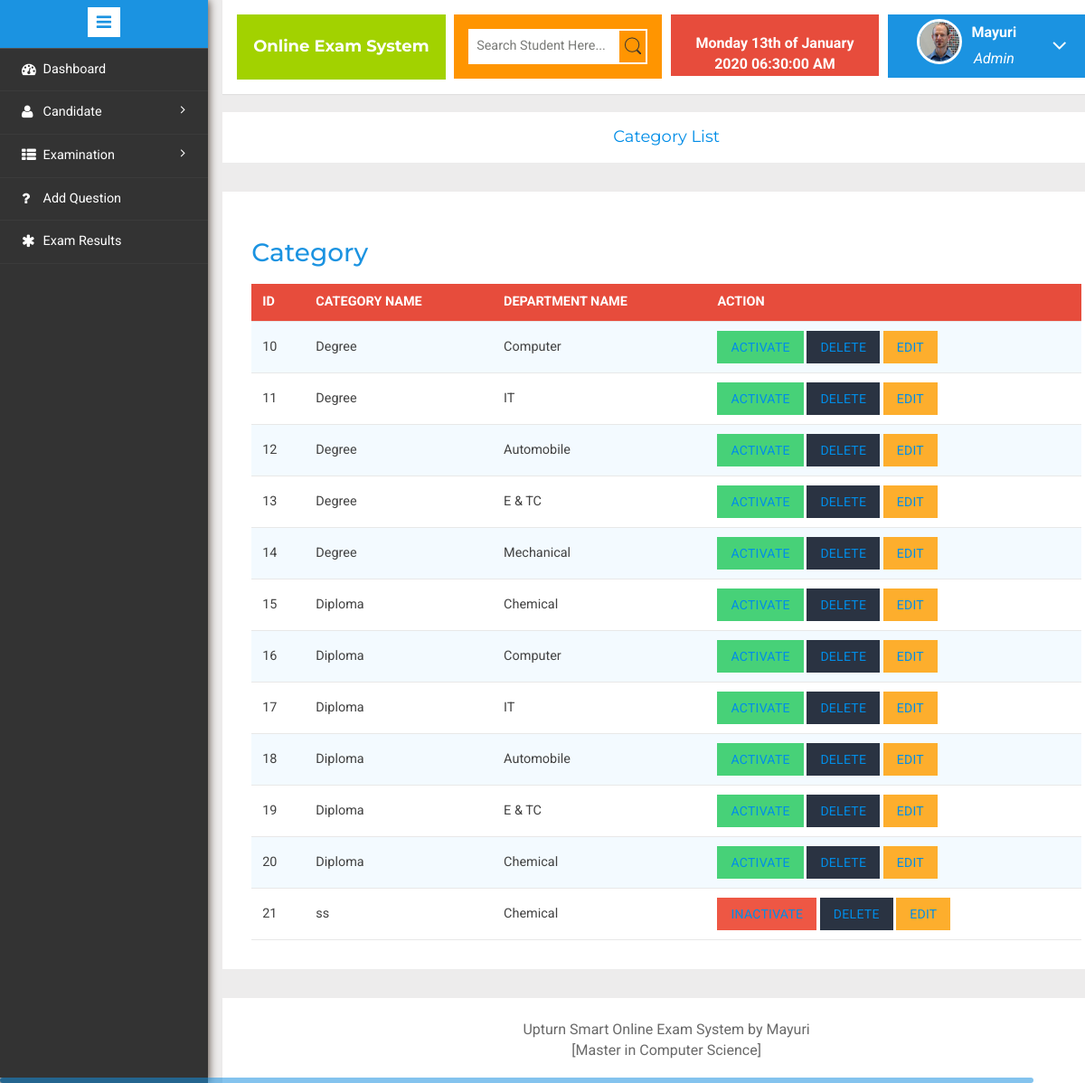
Page /upturn_examination/admin/categorylist.php (signed in) on the committed database.
### tables this page shows
CREATE TABLE `usertbl` (
  `uid` int(11) NOT NULL,
  `fname` varchar(50) NOT NULL,
  `lname` varchar(50) NOT NULL,
  `gender` varchar(20) NOT NULL,
  `blood` varchar(20) NOT NULL,
  `email` varchar(50) NOT NULL,
  `phone` varchar(20) NOT NULL,
  `mobile` varchar(20) NOT NULL,
  `password` varchar(50) NOT NULL,
  `cpassword` varchar(50) NOT NULL,
  `dob` date NOT NULL,
  `address` varchar(50) NOT NULL,
  `deptname` varchar(50) NOT NULL,
  `catname` varchar(50) NOT NULL,
  `file` varchar(50) NOT NULL,
  `status` tinyint(1) NOT NULL
);

CREATE TABLE `categorytbl` (
  `cid` int(11) NOT NULL,
  `catname` varchar(50) NOT NULL,
  `deptname` varchar(50) NOT NULL,
  `cstatus` tinyint(1) NOT NULL
);

### upturn_examination/admin/checkuser.php (called while the page is built, shortened)
<?php
$user_check= $_SESSION["userid"];
$ses_sql=mysql_query("select * from usertbl where uid = '$user_check'");
$row = mysql_fetch_assoc($ses_sql);
$my_fname =$row['fname'];
$my_file=$row['file'];
?>

### upturn_examination/admin/categorylist.php (the view, shortened to what this page needs)
<!DOCTYPE HTML>
<html>
<head>
</head>
<body>
<div class="page-container">
<div class="left-content">
<div class="mother-grid-inner">
<?php
if($_SESSION["userid"]==true)
{
include("header.php"); ?>
	<ol class="breadcrumb">
                <center><li class="breadcrumb-item"><h4><a href="">Category List</a></h4></li></center>
            </ol>
<?php
$sql="select cid,catname,deptname,cstatus from categorytbl ";
$result = mysql_query($sql);
?>
<div class="agile-grids">
<div class="agile-tables">
<div class="w3l-table-info">
<h2>Category</h2>
<table width="100%" id="table">
<thead>
<tr>
               <th align="left">Id</th>
			   <th align="left">Category Name</th>
			   <th align="left">Department Name</th>
			   <th align="left">Action</th>
</tr>
</thead>
<tbody>
<?php while($rows=mysql_fetch_array($result))
{
	?>
    <tr>
    <td><?php echo $rows['cid'];?></td>
	<td><?php echo $rows['catname'];?></td>
    <td><?php echo $rows['deptname'];?></td>
	<td>
    <?php
	$status=$rows['cstatus'];
if(($status)=='0')
{
?>
<button class="btn bg-danger">
<a href = "http://www.upturnit.com/product.php" onclick = "getConfirm(this.href);"> Inactivate </a></button>
<?php
}
if(($status)=='1')
{
?>
<button class="btn bg-success text-white ">
<a href = "http://www.upturnit.com/product.php" onclick = "getConfirm(this.href);"> Activate</a></button><?php
}
?>
	<button class="btn btn-dark text-white "><a href = "http://www.upturnit.com/product.php" onclick = "getConfirm(this.href);">Delete </a> </button>
	<button class="btn bg-alert dark text-white "><a href = "http://www.upturnit.com/product.php" onclick = "getConfirm(this.href);"> Edit </a></button>
	</td>
    </tr>
<?php }?>
</tbody>
</table>
</div>
</div>
</div>
<?php include("footer.php"); ?>
	<?php include("sidebar.php"); ?>
	<?php }
else
	header('location:login.php');
?>
</body>
</html>

### upturn_examination/admin/header.php (shortened to what this page needs)
<!DOCTYPE HTML>
<html>
<head>
<link href="css/bootstrap.min.css" rel='stylesheet' type='text/css' />
<link href="css/style.css" rel='stylesheet' type='text/css' />
<link rel="stylesheet" href="css/morris.css" type="text/css"/>
<link href="css/font-awesome.css" rel="stylesheet">
<link rel="stylesheet" href="css/jquery-ui.css">
<link rel="stylesheet" href="css/icon-font.min.css" type='text/css' />
<link rel="stylesheet" href="css/table-style.css" type='text/css' />
</head>
<body>
<?php include("checkuser.php"); ?>
				<div class="header-main">
					<div class="logo-w3-agile">
								<h4><b><font color="white">Online Exam System</font></b></h4>
							</div>
					<div class="w3layouts-left">
								<div class="w3-search-box">
									<form action="search.php" method="GET">
										<input type="text" placeholder="Search Student Here..." name="name" required="">
										<input type="submit" value="">
									</form>
								</div>
						 </div>
						 <div class="w3layouts-right">
							<div class="profile_details_left">
								<b><font color="white"><?php  date_default_timezone_set( "Asia/Kolkata");
								echo date("l jS \of F Y h:i:s A"); ?></font></b><br>
							</div>
						</div>
						<div class="profile_details w3l">
								<ul>
									<li class="dropdown profile_details_drop">
										<a href="#" class="dropdown-toggle" data-toggle="dropdown" aria-expanded="false">
											<div class="profile_img">
												<span class="prfil-img"><?php echo($my_file!=NULL)?'<img src="uploaded/'.$my_file.'" >' :'' ;?> </span>
												<div class="user-name">
													<p><?php echo $my_fname;?></p>
													<span>Admin</span>
												</div>
												<i class="fa fa-angle-down"></i>
												<div class="clearfix"></div>
											</div>
										</a>
									</li>
								</ul>
							</div>
				</div>
			</body>
</body>
</html>

### upturn_examination/admin/css/table-style.css (style rules this page uses)
table { background: white; border-collapse: collapse; margin: 1.25em 0 0; width: 100%; }
table tr, table th, table td { border: none; border-bottom: 1px solid #e8e8e8; font-size: .95em; }
table th, table td { padding: 10px 12px; text-align: left; }
table th { background: #e74c3c; color: #fff; text-transform: uppercase; }
table tr td { background: #f3faff; color: #424242; }
table tr:nth-of-type(2n+2) td { background: #ffffff; }
table { width: 100%; }

### rows in the picture
usertbl: file (picture), fname "Mayuri"
categorytbl: cid "10", catname "Degree", deptname "Computer", cstatus "ACTIVATE"
categorytbl: cid "11", catname "Degree", deptname "IT", cstatus "ACTIVATE"
categorytbl: cid "12", catname "Degree", deptname "Automobile", cstatus "ACTIVATE"
categorytbl: cid "13", catname "Degree", deptname "E & TC", cstatus "ACTIVATE"
categorytbl: cid "14", catname "Degree", deptname "Mechanical", cstatus "ACTIVATE"
categorytbl: cid "15", catname "Diploma", deptname "Chemical", cstatus "ACTIVATE"
categorytbl: cid "16", catname "Diploma", deptname "Computer", cstatus "ACTIVATE"
categorytbl: cid "17", catname "Diploma", deptname "IT", cstatus "ACTIVATE"
categorytbl: cid "18", catname "Diploma", deptname "Automobile", cstatus "ACTIVATE"
categorytbl: cid "19", catname "Diploma", deptname "E & TC", cstatus "ACTIVATE"
categorytbl: cid "20", catname "Diploma", deptname "Chemical", cstatus "ACTIVATE"
categorytbl: cid "21", catname "ss", deptname "Chemical", cstatus "INACTIVATE"
